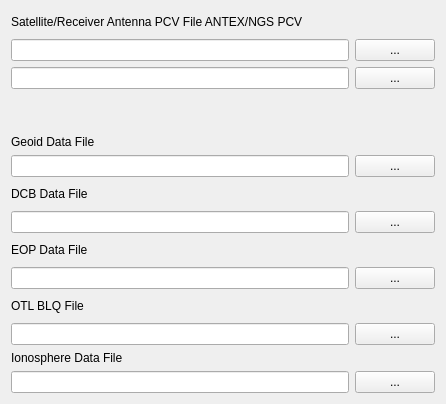
     <widget class="QWidget" name="TabSheet7">
      <property name="toolTip">
       <string/>
      </property>
      <attribute name="title">
       <string>&amp;Files</string>
      </attribute>
      <layout class="QGridLayout" name="gridLayout_8">
       <item row="12" column="0" colspan="2">
        <widget class="QLineEdit" name="lEBLQFile">
         <property name="toolTip">
          <string>&lt;html&gt;&lt;head/&gt;&lt;body&gt;&lt;p&gt;Input the file path of an OTL coefficients file (option: &lt;span style=&quot; font-style:italic;&quot;&gt;file-blqfile&lt;/span&gt;). &lt;/p&gt;&lt;p&gt;The format of the OTL coefficients file is BLQ format.&lt;/p&gt;&lt;/body&gt;&lt;/html&gt;</string>
         </property>
         <property name="maxLength">
          <number>1024</number>
         </property>
        </widget>
       </item>
       <item row="10" column="2">
        <widget class="QPushButton" name="btnEOPFile">
         <property name="toolTip">
          <string>Select EOP data file</string>
         </property>
         <property name="text">
          <string>...</string>
         </property>
        </widget>
       </item>
       <item row="8" column="2">
        <widget class="QPushButton" name="btnDCBFile">
         <property name="toolTip">
          <string>Select DCB data file</string>
         </property>
         <property name="text">
          <string>...</string>
         </property>
        </widget>
       </item>
       <item row="11" column="0">
        <widget class="QLabel" name="Label34">
         <property name="toolTip">
          <string/>
         </property>
         <property name="text">
          <string>OTL BLQ File</string>
         </property>
        </widget>
       </item>
       <item row="13" column="0">
        <widget class="QLabel" name="Label1">
         <property name="sizePolicy">
          <sizepolicy hsizetype="Preferred" vsizetype="Fixed">
           <horstretch>0</horstretch>
           <verstretch>0</verstretch>
          </sizepolicy>
         </property>
         <property name="toolTip">
          <string/>
         </property>
         <property name="text">
          <string>Ionosphere Data File</string>
         </property>
        </widget>
       </item>
       <item row="7" column="0">
        <widget class="QLabel" name="Label15">
         <property name="toolTip">
          <string/>
         </property>
         <property name="text">
          <string>DCB Data File</string>
         </property>
        </widget>
       </item>
       <item row="11" column="2">
        <widget class="QPushButton" name="btnBLQFileView">
         <property name="toolTip">
          <string>Show BLQ file</string>
         </property>
         <property name="icon">
          <iconset resource="rtkpost_qt.qrc">
           <normaloff>:/buttons/doc</normaloff>:/buttons/doc</iconset>
         </property>
         <property name="flat">
          <bool>true</bool>
         </property>
        </widget>
       </item>
       <item row="4" column="0">
        <widget class="QLabel" name="Label63">
         <property name="toolTip">
          <string/>
         </property>
         <property name="text">
          <string>Geoid Data File</string>
         </property>
        </widget>
       </item>
       <item row="9" column="2">
        <widget class="QPushButton" name="btnEOPView">
         <property name="toolTip">
          <string>Show EOP file</string>
         </property>
         <property name="icon">
          <iconset resource="rtkpost_qt.qrc">
           <normaloff>:/buttons/doc</normaloff>:/buttons/doc</iconset>
         </property>
         <property name="flat">
          <bool>true</bool>
         </property>
        </widget>
       </item>
       <item row="8" column="0" colspan="2">
        <widget class="QLineEdit" name="lEDCBFile">
         <property name="toolTip">
          <string>&lt;html&gt;&lt;head/&gt;&lt;body&gt;&lt;p&gt;Input the file path of DCB correction for PPP in CODE format (option: &lt;span style=&quot; font-style:italic;&quot;&gt;file-dcbfile&lt;/span&gt;)&lt;/p&gt;&lt;/body&gt;&lt;/html&gt;</string>
         </property>
         <property name="maxLength">
          <number>1024</number>
         </property>
        </widget>
       </item>
       <item row="1" column="2">
        <widget class="QPushButton" name="btnSatellitePcvFile">
         <property name="toolTip">
          <string>Select satellite antenna PCV file</string>
         </property>
         <property name="text">
          <string>...</string>
         </property>
        </widget>
       </item>
       <item row="6" column="0" colspan="2">
        <widget class="QLineEdit" name="lEGeoidDataFile">
         <property name="toolTip">
          <string>&lt;html&gt;&lt;head/&gt;&lt;body&gt;&lt;p&gt;Input the file path of the geoid data file if selecting the external model as Geoid Model (option: &lt;span style=&quot; font-style:italic;&quot;&gt;file-geoidfile&lt;/span&gt;)&lt;/p&gt;&lt;/body&gt;&lt;/html&gt;</string>
         </property>
         <property name="maxLength">
          <number>1024</number>
         </property>
        </widget>
       </item>
       <item row="14" column="2">
        <widget class="QPushButton" name="btnIonosphereFile">
         <property name="toolTip">
          <string>Select ionosphere data file</string>
         </property>
         <property name="text">
          <string>...</string>
         </property>
        </widget>
       </item>
       <item row="2" column="2">
        <widget class="QPushButton" name="btnAntennaPcvFile">
         <property name="toolTip">
          <string>Select receiver antenna PCV file</string>
         </property>
         <property name="text">
          <string>...</string>
         </property>
        </widget>
       </item>
       <item row="10" column="0" colspan="2">
        <widget class="QLineEdit" name="lEEOPFile">
         <property name="toolTip">
          <string>&lt;html&gt;&lt;head/&gt;&lt;body&gt;&lt;p&gt;Input the file path of an EOP data file (option: &lt;span style=&quot; font-style:italic;&quot;&gt;file-eopfile&lt;/span&gt;). &lt;/p&gt;&lt;p&gt;The format of the EOP data file shall be IGS ERP format version 2. &lt;/p&gt;&lt;/body&gt;&lt;/html&gt;</string>
         </property>
         <property name="maxLength">
          <number>1024</number>
         </property>
        </widget>
       </item>
       <item row="0" column="1">
        <widget class="QPushButton" name="btnSatellitePcvView">
         <property name="toolTip">
          <string>Show satellite PCV file</string>
         </property>
         <property name="text">
          <string/>
         </property>
         <property name="icon">
          <iconset resource="rtkpost_qt.qrc">
           <normaloff>:/buttons/doc</normaloff>:/buttons/doc</iconset>
         </property>
         <property name="flat">
          <bool>true</bool>
         </property>
        </widget>
       </item>
       <item row="2" column="0" colspan="2">
        <widget class="QLineEdit" name="lEAntennaPcvFile">
         <property name="toolTip">
          <string>&lt;html&gt;&lt;head/&gt;&lt;body&gt;&lt;p&gt;If you apply the receiver antenna phase center offset and PCV correction, input ANTEX or NGS type antenna parameters file path (option: &lt;span style=&quot; font-style:italic;&quot;&gt;file-rcvantfile&lt;/span&gt;).&lt;/p&gt;&lt;p&gt;An example of the antenna parameter file is found at &amp;quot;data\igs08.atx&amp;quot; or &amp;quot;data\ngs_abs.pcv&amp;quot;.&lt;/p&gt;&lt;/body&gt;&lt;/html&gt;</string>
         </property>
         <property name="maxLength">
          <number>1024</number>
         </property>
        </widget>
       </item>
       <item row="6" column="2">
        <widget class="QPushButton" name="btnGeoidDataFile">
         <property name="toolTip">
          <string>Select geoid data file</string>
         </property>
         <property name="text">
          <string>...</string>
         </property>
        </widget>
       </item>
       <item row="12" column="2">
        <widget class="QPushButton" name="btnBLQFile">
         <property name="toolTip">
          <string>Select OTL file</string>
         </property>
         <property name="text">
          <string>...</string>
         </property>
        </widget>
       </item>
       <item row="0" column="0">
        <widget class="QLabel" name="Label38">
         <property name="toolTip">
          <string/>
         </property>
         <property name="text">
          <string>Satellite/Receiver Antenna PCV File ANTEX/NGS PCV</string>
         </property>
        </widget>
       </item>
       <item row="1" column="0" colspan="2">
        <widget class="QLineEdit" name="lESatellitePcvFile">
         <property name="toolTip">
          <string>&lt;html&gt;&lt;head/&gt;&lt;body&gt;&lt;p&gt;If you use the precise ephemeris or SSR correction, input the ANTEX antenna parameters file path for the satellite antenna PCV (phase center variation) correction (option: &lt;span style=&quot; font-style:italic;&quot;&gt;file-satantfile&lt;/span&gt;). &lt;/p&gt;&lt;p&gt;Usually use latest igs08.atx file provided by IGS.&lt;/p&gt;&lt;p&gt;An example of the ANTEX file is found in the rtklib directory &amp;quot;data\igs08.atx&amp;quot;&lt;/p&gt;&lt;/body&gt;&lt;/html&gt;</string>
         </property>
         <property name="maxLength">
          <number>1024</number>
         </property>
        </widget>
       </item>
       <item row="7" column="2">
        <widget class="QPushButton" name="btnDCBView">
         <property name="toolTip">
          <string>Show DCB file</string>
         </property>
         <property name="icon">
          <iconset resource="rtkpost_qt.qrc">
           <normaloff>:/buttons/doc</normaloff>:/buttons/doc</iconset>
         </property>
         <property name="flat">
          <bool>true</bool>
         </property>
        </widget>
       </item>
       <item row="14" column="0" colspan="2">
        <widget class="QLineEdit" name="lEIonosphereFile">
         <property name="toolTip">
          <string>&lt;html&gt;&lt;head/&gt;&lt;body&gt;&lt;p&gt;Input the file path of an ionospheric corrections file (*.yyi)&lt;/p&gt;&lt;/body&gt;&lt;/html&gt;</string>
         </property>
         <property name="maxLength">
          <number>1024</number>
         </property>
        </widget>
       </item>
       <item row="0" column="2">
        <widget class="QPushButton" name="btnAntennaPcvView">
         <property name="toolTip">
          <string>Show receiverantenna PCV file</string>
         </property>
         <property name="text">
          <string/>
         </property>
         <property name="icon">
          <iconset resource="rtkpost_qt.qrc">
           <normaloff>:/buttons/doc</normaloff>:/buttons/doc</iconset>
         </property>
         <property name="flat">
          <bool>true</bool>
         </property>
        </widget>
       </item>
       <item row="9" column="0">
        <widget class="QLabel" name="Label17">
         <property name="toolTip">
          <string/>
         </property>
         <property name="text">
          <string>EOP Data File</string>
         </property>
        </widget>
       </item>
       <item row="3" column="0">
        <spacer name="verticalSpacer">
         <property name="orientation">
          <enum>Qt::Vertical</enum>
         </property>
         <property name="sizeHint" stdset="0">
          <size>
           <width>20</width>
           <height>40</height>
          </size>
         </property>
        </spacer>
       </item>
      </layout>
     </widget>
